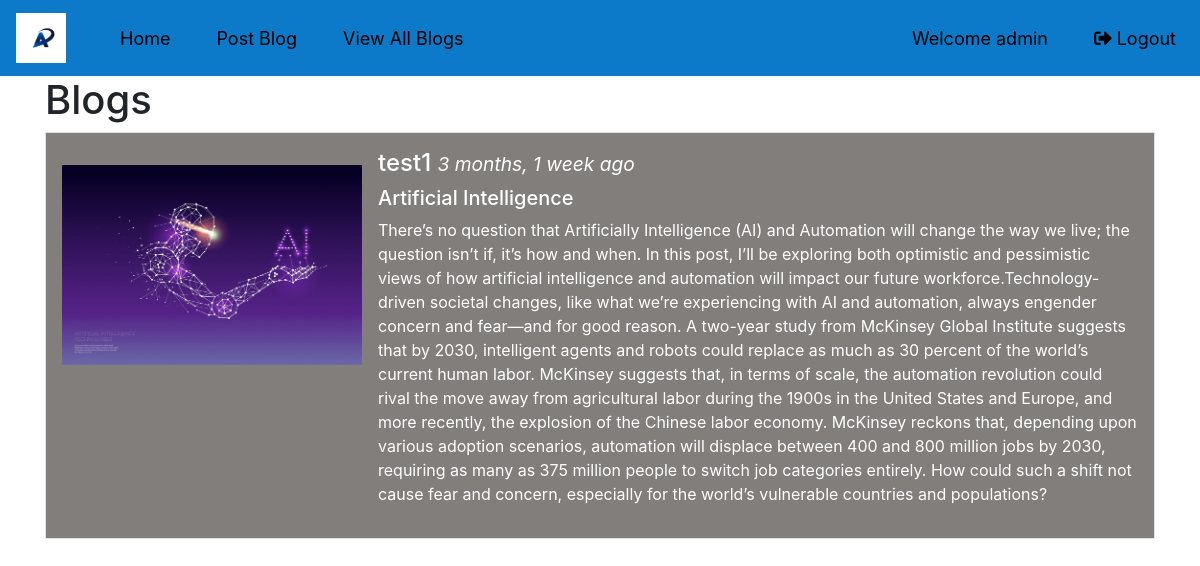
The page /detailblog/4 (signed in) on the database its author committed.
### blogapp/models.py (models this page shows)
class PostBlog(models.Model):
    title = models.CharField(max_length=50)
    description = models.CharField(max_length=2000)
    file = models.FileField(upload_to= 'images/')
    author = models.CharField(max_length=50)
    posted_date= models.DateTimeField(auto_now_add= True)
    comments = models.ForeignKey(Comment,null=True, blank=True,on_delete=models.CASCADE)

### blogapp/views.py (the view)
# urls.py: path('detailblog/<pk>',views.DetailBlog.as_view()),
@method_decorator(login_required, name='dispatch')
class DetailBlog(DetailView):
    model = PostBlog
    template_name = 'blogapp/detailblog.html'
    context_object_name = 'blog'

### templates/blogapp/detailblog.html (shortened to what this page needs)
{% extends 'blogapp/base.html' %}
{% block basecontent %}
<div class="container">
    <h1>Blogs</h1>
  <div class="media border p-3">
  <img src="{{blog.file.url}}" alt="image" class="mr-3 mt-3 " style="width:300px;">
  <div class="media-body">
    <h4>{{blog.author}} <small><i>{{blog.posted_date | timesince}} ago</i></small></h4>
    <h5>{{blog.title}}</h5>
    <p>{{blog.description}}</p>
  </div>
</div>
<br>
</div>
{% endblock %}

### templates/blogapp/base.html (shortened to what this page needs)
{% load static %}
<!DOCTYPE html>
<html lang="en" dir="ltr">
  <head>
    <link rel="stylesheet" href="{%static 'css/style.css' %}">
   <link rel="stylesheet" href="https://maxcdn.bootstrapcdn.com/bootstrap/4.4.1/css/bootstrap.min.css">
   <link rel="stylesheet" href="https://use.fontawesome.com/releases/v5.7.0/css/all.css">
  </head>
  <body style="background-image:url('{%static 'images/blog-bg.jfif' %}')">
  <nav class="navbar navbar-expand-md navbar-custom">
  <a class="navbar-brand" href="#"><img src="{%static "images/logo.jpg"%}" alt="My Blog" height="50px" width="50px"></a>
<div class="collapse navbar-collapse" id="collapsibleNavbar">
  <ul class="navbar-nav">
<li class="nav-item">
  <a class="nav-link" href="#">Home</a>
</li>
<li class="nav-item">
  <a class="nav-link" href="/postblog"> Post Blog</a>
</li>
<li class="nav-item">
  <a class="nav-link" href="/viewblog">View All Blogs</a>
</li>
</ul>
    {% if request.user.is_authenticated is True %}
  <ul class="navbar-nav ml-auto">
    <li class="nav-item">
        <a class="nav-link" href="#">  Welcome {{request.user}}</a>
    </li>
      <li class="nav-item">
          <a class="nav-link" href="/accounts/logout"><i class="fas fa-sign-out-alt"></i>  Logout</a>
      </li>
  </ul>
      {% endif %}
</div>
</nav>
{% block basecontent%}
{% endblock %}
  </body>
</html>

### static/css/style.css (style rules this page uses)
.navbar-custom { background-color: #0c7ac9; }
.navbar-nav .nav-link { color: white; }
.navbar-nav > li { margin-left:30px; font-size: 18px; }
.media { background: #827e7c!important; color: white!important; }
a { color: black!important; }

### rows shown on the page
PostBlog: file (picture), author "test1", posted_date "3 months, 1 week", title "Artificial Intelligence", description "There’s no question that Artificially Intelligence (AI) and Automation will change the way we live; the question isn’t if, it’s how and when. In this post, I’ll be exploring both optimistic and pessimistic views of how artificial intelligence and automation will impact our future workforce.Technology-driven societal changes, like what we’re experiencing with AI and automation, always engender concern and fear—and for good reason. A two-year study from McKinsey Global Institute suggests that by 2030, intelligent agents and robots could replace as much as 30 percent of the world’s current human labor. McKinsey suggests that, in terms of scale, the automation revolution could rival the move…"

### other values the page prints
{{ request.user }} "admin"
